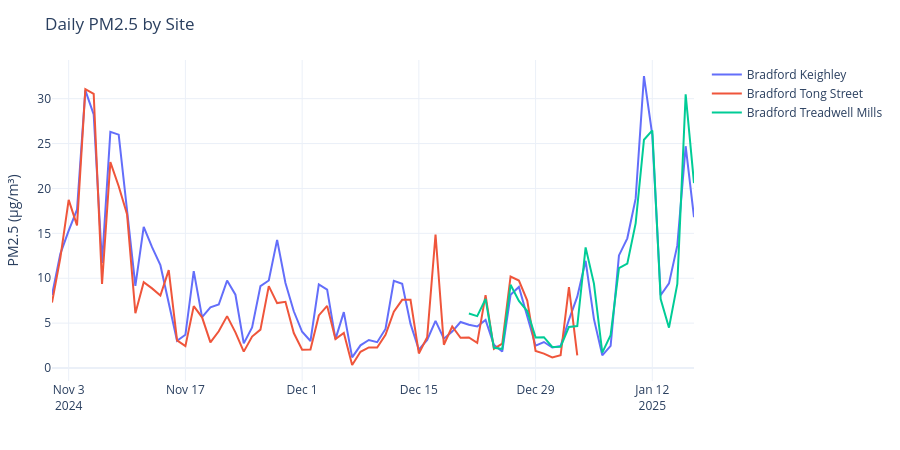

The cell this chart's notebook holds for it:
### Markdown cell above
Overall daily air quality (all sites)
	•	Air quality shows clear temporal variability, with higher PM levels in early November and mid-January.
	•	PM10 exhibits sharper spikes than PM2.5, suggesting short-term local or episodic sources.
	•	PM2.5 follows a smoother pattern, indicating broader regional influences.

### Code cell
# 2) Daily PM2.5 trend by site
pm25_site = daily[["site", "date", "pm25_mean"]].copy()
pm25_site["date"] = pd.to_datetime(pm25_site["date"])

fig2 = px.line(pm25_site, x="date", y="pm25_mean", color="site")
fig2 = polish(fig2, "Daily PM2.5 by Site", y_title="PM2.5 (µg/m³)")
fig2.show()
pio.write_html(fig2, out_dir / "fig2_pm25_by_site.html", include_plotlyjs="cdn")
